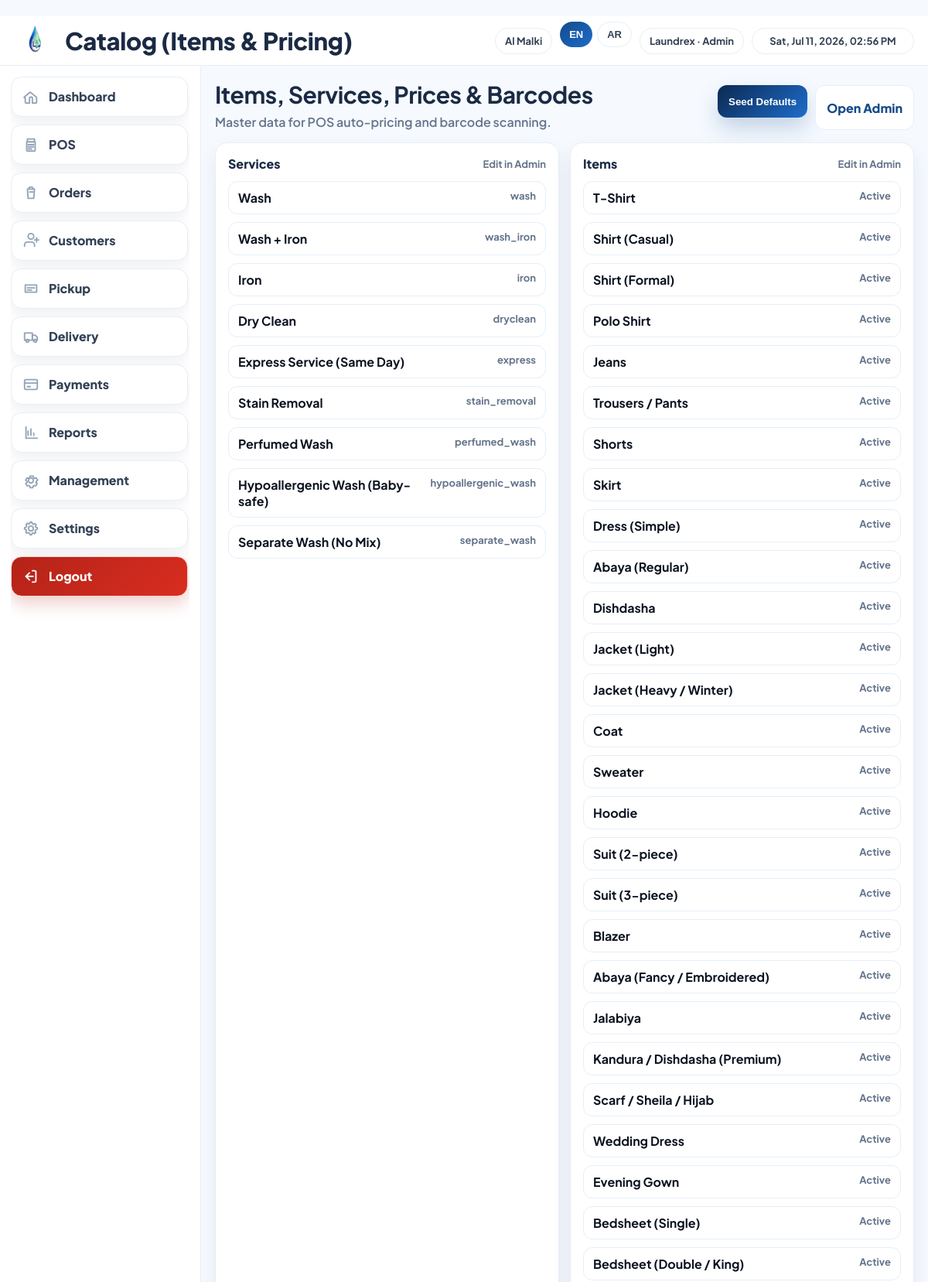
/catalog/ (signed in, upper part), run on the app's committed database.
### apps/management/models.py (models this page shows, shortened)
class Branch(models.Model):
	code = models.CharField(max_length=40, unique=True)
	name = models.CharField(max_length=120)
	name_ar = models.CharField(max_length=120, blank=True, default="")
	active = models.BooleanField(default=True)
	address = models.CharField(max_length=255, blank=True, default="")
	address_ar = models.CharField(max_length=255, blank=True, default="")
	phone = models.CharField(max_length=40, blank=True, default="")
	tax_rate = models.DecimalField(max_digits=5, decimal_places=2, default=0)
	allow_discounts = models.BooleanField(default=True)
	max_discount_percent = models.DecimalField(max_digits=5, decimal_places=2, default=30)
	receipt_header = models.CharField(max_length=255, blank=True, default="")
	receipt_footer = models.CharField(max_length=255, blank=True, default="")
	receipt_footer_ar = models.CharField(max_length=255, blank=True, default="")
	receipt_logo = models.FileField(upload_to="branch_receipt_logos/", blank=True, null=True)
	cr_number = models.CharField(max_length=120, blank=True, default="")
	vat_number = models.CharField(max_length=120, blank=True, default="")
	printer_name = models.CharField(max_length=120, blank=True, default="")
	receipt_copies = models.PositiveIntegerField(default=1)
	receipt_template = models.CharField(max_length=10, default="80mm")
	delivery_slot_templates = models.TextField(blank=True, default="")

### apps/catalog/models.py (models this page shows, shortened)
class Service(models.Model):
    code = models.CharField(max_length=40, unique=True)   # wash, wash_iron, iron, dryclean
    name = models.CharField(max_length=80)               # Wash, Wash + Iron...
    name_ar = models.CharField(max_length=80, blank=True, default="")
    is_active = models.BooleanField(default=True)
    sort_order = models.PositiveIntegerField(default=10)

class Item(models.Model):
    name = models.CharField(max_length=120, unique=True)
    name_ar = models.CharField(max_length=120, blank=True, default="")
    is_active = models.BooleanField(default=True)
    sort_order = models.PositiveIntegerField(default=10)

### apps/catalog/views.py (the view, shortened to what this page needs)
# urls.py: path("", views.catalog_home, name="home"),
@login_required
def catalog_home(request):
    _normalize_legacy_itm_barcodes()
    services = Service.objects.order_by("sort_order", "name")
    items = Item.objects.order_by("sort_order", "name")
    prices = ItemServicePrice.objects.select_related("item", "service").order_by("item__name", "service__name")
    barcodes = BarcodeMap.objects.select_related("item").order_by("barcode")
    return render(request, "catalog/home.html", {
        "services": services,
        "items": items,
        "prices": prices,
        "barcodes": barcodes,
    })

### templates/catalog/home.html (shortened to what this page needs)
{% extends "base_app.html" %}
{% load static i18n %}
{% block topbar_title %}{% if LANGUAGE_CODE == "ar" %}الكتالوج (الأصناف والتسعير){% else %}{% trans "Catalog (Items & Pricing)" %}{% endif %}{% endblock %}
{% block head %}
<link rel="stylesheet" href="{% static 'css/catalog.css' %}">
{% endblock %}
{% block content %}
<div class="head">
  <div>
    <h1 class="h1">{% if LANGUAGE_CODE == "ar" %}الأصناف والخدمات والأسعار والباركود{% else %}{% trans "Items, Services, Prices & Barcodes" %}{% endif %}</h1>
    <p class="sub">{% if LANGUAGE_CODE == "ar" %}البيانات الأساسية للتسعير التلقائي في نقطة البيع ومسح الباركود.{% else %}{% trans "Master data for POS auto-pricing and barcode scanning." %}{% endif %}</p>
  </div>
  <div class="actions">
    <form method="post" action="{% url 'catalog:seed' %}">
      <button class="btn btn-primary" type="submit">{% if LANGUAGE_CODE == "ar" %}تعبئة البيانات الافتراضية{% else %}{% trans "Seed Defaults" %}{% endif %}</button>
    </form>
    <a class="btn btn-outline" href="/admin/" target="_blank">{% if LANGUAGE_CODE == "ar" %}فتح لوحة الإدارة{% else %}{% trans "Open Admin" %}{% endif %}</a>
  </div>
</div>
<div class="grid">
  <div class="card">
    <div class="card-head">
      <h2 class="card-title">{% if LANGUAGE_CODE == "ar" %}الخدمات{% else %}{% trans "Services" %}{% endif %}</h2>
      <span class="muted">{% if LANGUAGE_CODE == "ar" %}التعديل من لوحة الإدارة{% else %}{% trans "Edit in Admin" %}{% endif %}</span>
    </div>
    <div class="list">
      {% for s in services %}
        <div class="row">
          <b>{% if LANGUAGE_CODE == "ar" and s.name_ar %}{{ s.name_ar }}{% else %}{{ s.name }}{% endif %}</b>
          <span class="muted">{{ s.code }}</span>
        </div>
      {% empty %}
        <div class="muted">{% if LANGUAGE_CODE == "ar" %}لا توجد خدمات بعد. اضغط تعبئة البيانات الافتراضية.{% else %}{% trans "No services yet. Click Seed Defaults." %}{% endif %}</div>
      {% endfor %}
    </div>
  </div>
  <div class="card">
    <div class="card-head">
      <h2 class="card-title">{% if LANGUAGE_CODE == "ar" %}الأصناف{% else %}{% trans "Items" %}{% endif %}</h2>
      <span class="muted">{% if LANGUAGE_CODE == "ar" %}التعديل من لوحة الإدارة{% else %}{% trans "Edit in Admin" %}{% endif %}</span>
    </div>
    <div class="list">
      {% for i in items %}
        <div class="row">
          <b>{% if LANGUAGE_CODE == "ar" and i.name_ar %}{{ i.name_ar }}{% else %}{{ i.name }}{% endif %}</b>
          <span class="muted">{% if i.is_active %}{% if LANGUAGE_CODE == "ar" %}نشط{% else %}{% trans "Active" %}{% endif %}{% else %}{% if LANGUAGE_CODE == "ar" %}غير مفعّل{% else %}{% trans "Disabled" %}{% endif %}{% endif %}</span>
        </div>
      {% empty %}
        <div class="muted">{% if LANGUAGE_CODE == "ar" %}لا توجد أصناف بعد. اضغط تعبئة البيانات الافتراضية.{% else %}{% trans "No items yet. Click Seed Defaults." %}{% endif %}</div>
      {% endfor %}
    </div>
  </div>
</div>
{% endblock %}

### templates/base_app.html (shortened to what this page needs)
﻿{% load static i18n %}
{% get_current_language as LANGUAGE_CODE %}
<!doctype html>
<html lang="{{ LANGUAGE_CODE }}" dir="{% if LANGUAGE_CODE == 'ar' %}rtl{% else %}ltr{% endif %}">
<head>
  <link rel="stylesheet" href="{% static 'css/app.css' %}">
  {% block head %}{% endblock %}
</head>
<body dir="{% if LANGUAGE_CODE == 'ar' %}rtl{% else %}ltr{% endif %}">
  <div class="app-shell">
    <header class="topbar">
      <div class="topbar-left">
        <img class="topbar-logo" src="{% static 'assets/laundrex-logo-icon.svg' %}" alt="Laundrex">
        <span class="topbar-title">{% block topbar_title %}Laundrex{% endblock %}</span>
      </div>
      <div class="topbar-right">
        <span class="chip">{{ active_business_name }}</span>
        <form method="post" action="{% url 'accounts:set_language' %}" class="lang-form">
          <button class="chip {% if LANGUAGE_CODE == 'en' %}active{% endif %}" name="lang" value="en" type="submit">EN</button>
          <button class="chip {% if LANGUAGE_CODE == 'ar' %}active{% endif %}" name="lang" value="ar" type="submit">{% if LANGUAGE_CODE == 'ar' %}عربي{% else %}AR{% endif %}</button>
        </form>
        <span class="chip">{{ request.user.username|capfirst }} · {{ active_user_role }}</span>
        <span class="chip" id="topbar-datetime" data-lang="{{ LANGUAGE_CODE }}"></span>
      </div>
    </header>
    <div class="app-body">
      <aside class="sidebar">
        <div class="sidebar-nav">
        <a class="nav-card {% if request.resolver_match.namespace == 'core' %}active{% endif %}"
           href="{% url 'core:home' %}">
          <span class="nav-ico" aria-hidden="true">
            <svg viewBox="0 0 24 24" fill="none">
              <path d="M4 13.5V20a1 1 0 0 0 1 1h5v-7.5a1 1 0 0 1 1-1h2a1 1 0 0 1 1 1V21h5a1 1 0 0 0 1-1v-6.5a1 1 0 0 0-.35-.76l-8-6.8a1 1 0 0 0-1.3 0l-8 6.8A1 1 0 0 0 4 13.5Z"
                    stroke="currentColor" stroke-width="2" stroke-linejoin="round"/>
            </svg>
          </span>
          <span class="nav-text">{% trans "Dashboard" %}</span>
        </a>
        <a class="nav-card {% if request.resolver_match.namespace == 'pos' %}active{% endif %}"
           href="{% url 'pos:new_order' %}">
          <span class="nav-ico" aria-hidden="true">
          </span>
          <span class="nav-text">{% trans "POS" %}</span>
        </a>
        <a class="nav-card "
           href="{% url 'orders:list' %}">
          <span class="nav-ico" aria-hidden="true">
            <svg viewBox="0 0 24 24" fill="none">
              <path d="M7 7h10l-1 13H8L7 7Z" stroke="currentColor" stroke-width="2" stroke-linejoin="round"/>
              <path d="M9 7a3 3 0 1 1 6 0" stroke="currentColor" stroke-width="2" stroke-linecap="round"/>
              <path d="M10 11h6" stroke="currentColor" stroke-width="2" stroke-linecap="round"/>
            </svg>
          </span>
          <span class="nav-text">{% trans "Orders" %}</span>
        </a>
        <a class="nav-card {% if request.resolver_match.url_name == 'customers' or request.resolver_match.url_name == 'customer_detail' %}active{% endif %}"
           href="{% url 'orders:customers' %}">
          <span class="nav-ico" aria-hidden="true">
          </span>
          <span class="nav-text">{% trans "Customers" %}</span>
        </a>
        <a class="nav-card {% if request.resolver_match.url_name == 'pickup' %}active{% endif %}"
           href="{% url 'orders:pickup' %}">
          <span class="nav-ico" aria-hidden="true">
            <svg viewBox="0 0 24 24" fill="none">
              <path d="M4 7h16v10H4V7Z" stroke="currentColor" stroke-width="2" stroke-linejoin="round"/>
              <path d="M7 11h10M7 14h6" stroke="currentColor" stroke-width="2" stroke-linecap="round"/>
            </svg>
          </span>
          <span class="nav-text">{% trans "Pickup" %}</span>
        </a>
        {% if perms.orders.can_manage_delivery %}
        <a class="nav-card {% if request.resolver_match.url_name == 'delivery_list' or request.resolver_match.url_name == 'delivery_detail' %}active{% endif %}"
           href="{% url 'orders:delivery_list' %}">
          <span class="nav-ico" aria-hidden="true">
          </span>
          <span class="nav-text">{% trans "Delivery" %}</span>
        </a>
        {% endif %}
        {% if perms.orders.can_view_reports or perms.orders.can_manage_staff %}
        <a class="nav-card {% if request.resolver_match.namespace == 'payments' %}active{% endif %}"
           href="{% url 'payments:list' %}">
          <span class="nav-ico" aria-hidden="true">
          </span>
          <span class="nav-text">{% trans "Payments" %}</span>
        </a>
        {% endif %}
        {% if perms.orders.can_view_reports %}
        <a class="nav-card {% if request.resolver_match.namespace == 'reports' %}active{% endif %}"
           href="{% url 'reports:home' %}">
          <span class="nav-ico" aria-hidden="true">
            <svg viewBox="0 0 24 24" fill="none">
              <path d="M5 20V4" stroke="currentColor" stroke-width="2" stroke-linecap="round"/>
              <path d="M5 20h16" stroke="currentColor" stroke-width="2" stroke-linecap="round"/>
              <path d="M8 16v-6M12 16v-9M16 16v-3" stroke="currentColor" stroke-width="2" stroke-linecap="round"/>
            </svg>
          </span>
          <span class="nav-text">{% trans "Reports" %}</span>
        </a>
        {% endif %}
        {% if perms.orders.can_manage_staff %}
        <a class="nav-card {% if request.resolver_match.namespace == 'management' %}active{% endif %}"
           href="{% url 'management:home' %}">
          <span class="nav-ico" aria-hidden="true">
          </span>
          <span class="nav-text">{% trans "Management" %}</span>
        </a>
        {% endif %}
        {% if perms.orders.can_edit_catalog or perms.orders.can_manage_staff %}
        <a class="nav-card {% if request.resolver_match.namespace == 'settings_app' %}active{% endif %}"
           href="{% url 'settings_app:home' %}">
          <span class="nav-ico" aria-hidden="true">
          </span>
          <span class="nav-text">{% trans "Settings" %}</span>
        </a>
        {% endif %}
        <a class="nav-card logout-card" href="{% url 'accounts:logout' %}">
          <span class="nav-ico" aria-hidden="true">
          </span>
          <span class="nav-text">{% trans "Logout" %}</span>
        </a>
        </div>
      </aside>
      <main class="content">
        {% block content %}{% endblock %}
      </main>
    </div>
  </div>
</body>
</html>

### data on the page
Branch: name "Al Malki"
Service: name "Wash", code "wash"
Service: name "Wash + Iron", code "wash_iron"
Service: name "Iron", code "iron"
Service: name "Dry Clean", code "dryclean"
Service: name "Express Service (Same Day)", code "express"
Service: name "Stain Removal", code "stain_removal"
Service: name "Perfumed Wash", code "perfumed_wash"
Service: name "Hypoallergenic Wash (Baby-safe)", code "hypoallergenic_wash"
Service: name "Separate Wash (No Mix)", code "separate_wash"
Item: name "T-Shirt"
Item: name "Shirt (Casual)"
Item: name "Shirt (Formal)"
Item: name "Polo Shirt"
Item: name "Jeans"
Item: name "Trousers / Pants"
Item: name "Shorts"
Item: name "Skirt"
Item: name "Dress (Simple)"
Item: name "Abaya (Regular)"
Item: name "Dishdasha"
Item: name "Jacket (Light)"
Item: name "Jacket (Heavy / Winter)"
Item: name "Coat"
Item: name "Sweater"
Item: name "Hoodie"
Item: name "Suit (2-piece)"
Item: name "Suit (3-piece)"
Item: name "Blazer"
Item: name "Abaya (Fancy / Embroidered)"
Item: name "Jalabiya"
Item: name "Kandura / Dishdasha (Premium)"
Item: name "Scarf / Sheila / Hijab"
Item: name "Wedding Dress"
Item: name "Evening Gown"
Item: name "Bedsheet (Single)"
Item: name "Bedsheet (Double / King)"

### other printed values
{{ request.user.username|capfirst }} "Laundrex"
{{ active_user_role }} "Admin"
